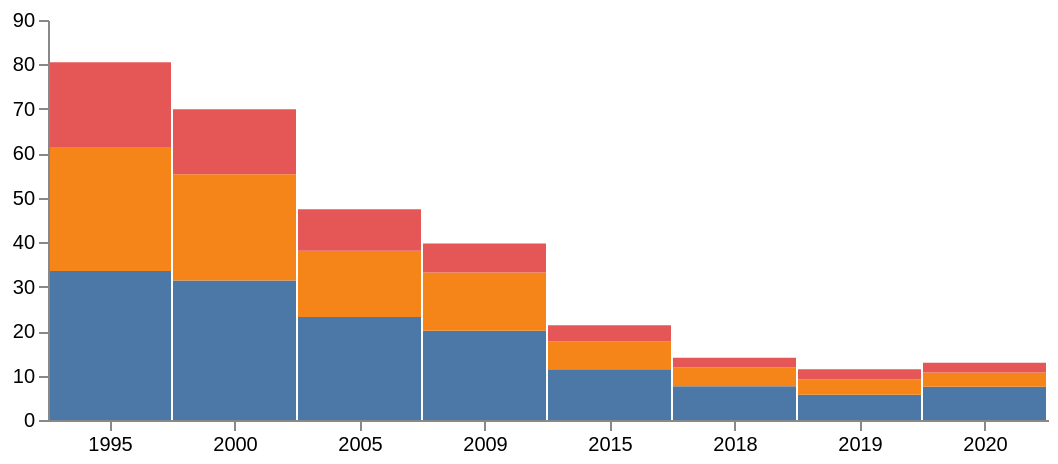

Specify this chart in Vega-Lite:
### Vega specification from a JSON file in a GitHub repository (floating-point values rounded to 4 significant figures)
{"$schema": "https://vega.github.io/schema/vega/v5.json", "description": "A basic stacked bar chart example.", "width": 500, "height": 200, "padding": 5, "data": [{"name": "table", "values": [{"x": 1995, "y": 33.5, "c": 0}, {"x": 1995, "y": 27.9, "c": 1}, {"x": 1995, "y": 19.1, "c": 2}, {"x": 2000, "y": 31.4, "c": 0}, {"x": 2000, "y": 23.9, "c": 1}, {"x": 2000, "y": 14.6, "c": 2}, {"x": 2005, "y": 23.2, "c": 0}, {"x": 2005, "y": 14.9, "c": 1}, {"x": 2005, "y": 9.3, "c": 2}, {"x": 2009, "y": 20.1, "c": 0}, {"x": 2009, "y": 13.1, "c": 1}, {"x": 2009, "y": 6.5, "c": 2}, {"x": 2015, "y": 11.4, "c": 0}, {"x": 2015, "y": 6.3, "c": 1}, {"x": 2015, "y": 3.6, "c": 2}, {"x": 2018, "y": 7.6, "c": 0}, {"x": 2018, "y": 4.2, "c": 1}, {"x": 2018, "y": 2.2, "c": 2}, {"x": 2019, "y": 5.7, "c": 0}, {"x": 2019, "y": 3.4, "c": 1}, {"x": 2019, "y": 2.3, "c": 2}, {"x": 2020, "y": 7.5, "c": 0}, {"x": 2020, "y": 3.2, "c": 1}, {"x": 2020, "y": 2.2, "c": 2}], "transform": [{"type": "stack", "groupby": ["x"], "sort": {"field": "c"}, "field": "y"}]}], "scales": [{"name": "x", "type": "band", "range": "width", "domain": {"data": "table", "field": "x"}}, {"name": "y", "type": "linear", "range": "height", "nice": true, "zero": true, "domain": {"data": "table", "field": "y1"}}, {"name": "color", "type": "ordinal", "range": "category", "domain": {"data": "table", "field": "c"}}], "axes": [{"orient": "bottom", "scale": "x", "zindex": 1}, {"orient": "left", "scale": "y", "zindex": 1}], "marks": [{"type": "rect", "from": {"data": "table"}, "encode": {"enter": {"x": {"scale": "x", "field": "x"}, "width": {"scale": "x", "band": 1, "offset": -1}, "y": {"scale": "y", "field": "y0"}, "y2": {"scale": "y", "field": "y1"}, "fill": {"scale": "color", "field": "c"}}, "update": {"fillOpacity": {"value": 1}}, "hover": {"fillOpacity": {"value": 0.5}}}}]}
